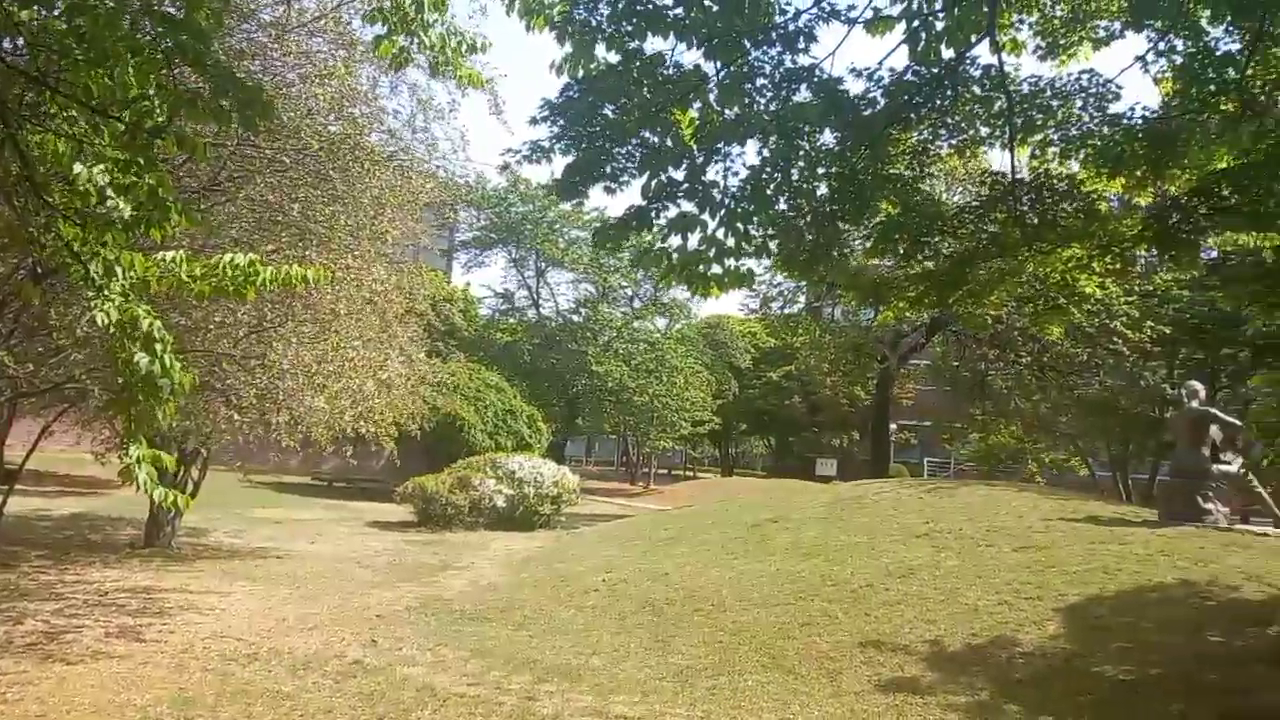
#> input picture frame 33 of 0519/dsCampus2.mp4, 1280 x 720 px, given in place of my.mp4, which was not available
$ python canny_final.py
#> lines starting #> are read from the running program, lines starting #| are printed output that depends on the picture
import cv2
import sys
import numpy as np

cap1 = cv2.VideoCapture("my.mp4")

if not cap1.isOpened():
    print('video open failed!')
    sys.exit()

# 비디오의 속성 값을 받아오기
# 정수 형태로 변환하기 위해 round를 사용
w = round(cap1.get(cv2.CAP_PROP_FRAME_WIDTH)) #프레임의 너비
h = round(cap1.get(cv2.CAP_PROP_FRAME_HEIGHT)) #프레임의 높이
frame_cnt1 = round(cap1.get(cv2.CAP_PROP_FRAME_COUNT)) #동영상 파일의 총 프레임 수


fps = cap1.get(cv2.CAP_PROP_FPS) #초당 프레임 수
delay = int(1000 / fps) # 1프레임과 다음 프레임 사이의 간격 설정

# 출력 동영상 객체 생성
fourcc = cv2.VideoWriter_fourcc(*'mp4v')
out = cv2.VideoWriter('canny_final.mp4', fourcc, fps, (w, h), isColor=False)

if out.isOpened() == False: raise Exception("동영상 파일 개방 안됨")

while True:
    check, frame = cap1.read()
#> frame is the input picture: shape (720, 1280, 3); mean B, G, R 87.7, 126.3, 127.8
    # 카메라에서 이미지 얻기. 비디오의 한 프레임씩 읽기,
    # 제대로 프레임을 읽으면 check값이 True 실패하면 False,
    # frame에는 읽은 프레임이 나옴
    if check:

        frame = cv2.GaussianBlur(frame, (5, 5), 0) # 노이즈 제거 - 얻어온 프레임에 대해 5x5 가우시안 필터 먼저 적용
        frame = cv2.Canny(frame, 50, 50)
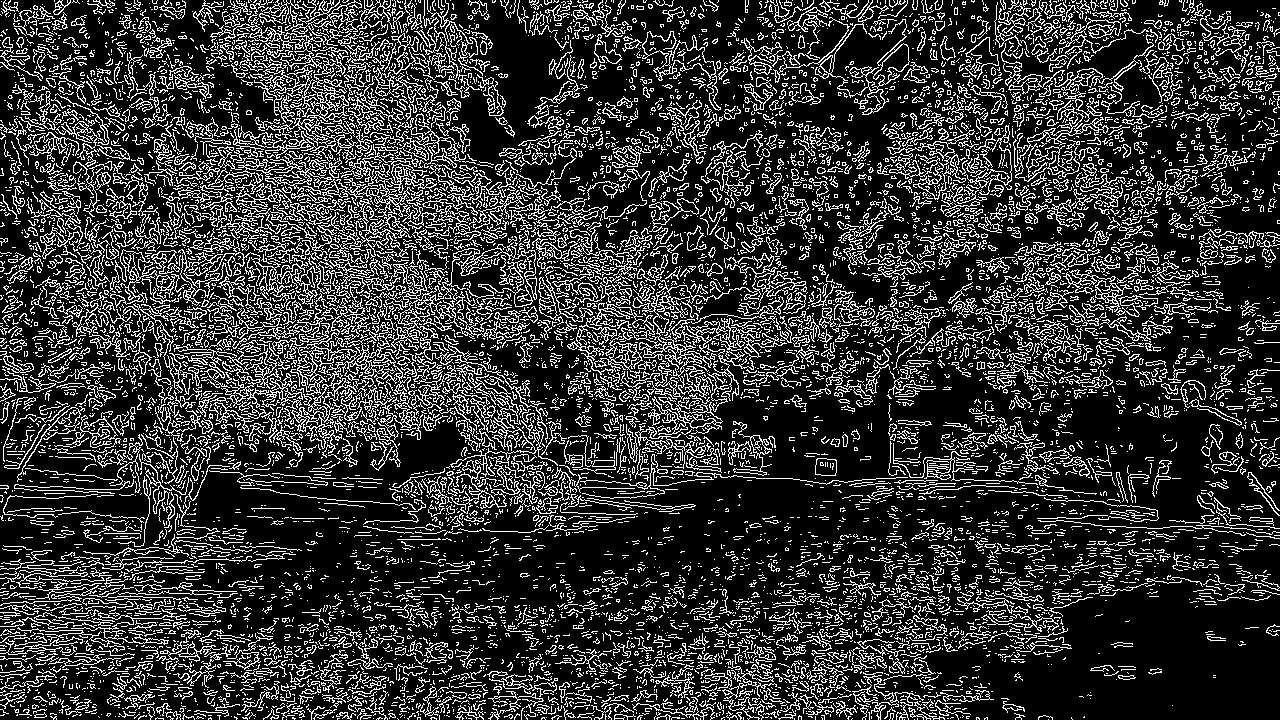
#> frame: shape (720, 1280); 20.7% white in thin lines or dots

        out.write(frame)
        cv2.imshow('canny_frame', frame)
        c = cv2.waitKey(1)
#> (key Esc is pressed here)
        if c & 0xFF == ord(' '):
            break

    else:
        break

cap1.release()
out.release()
cv2.destroyAllWindows()

$ run again, starting later in the video
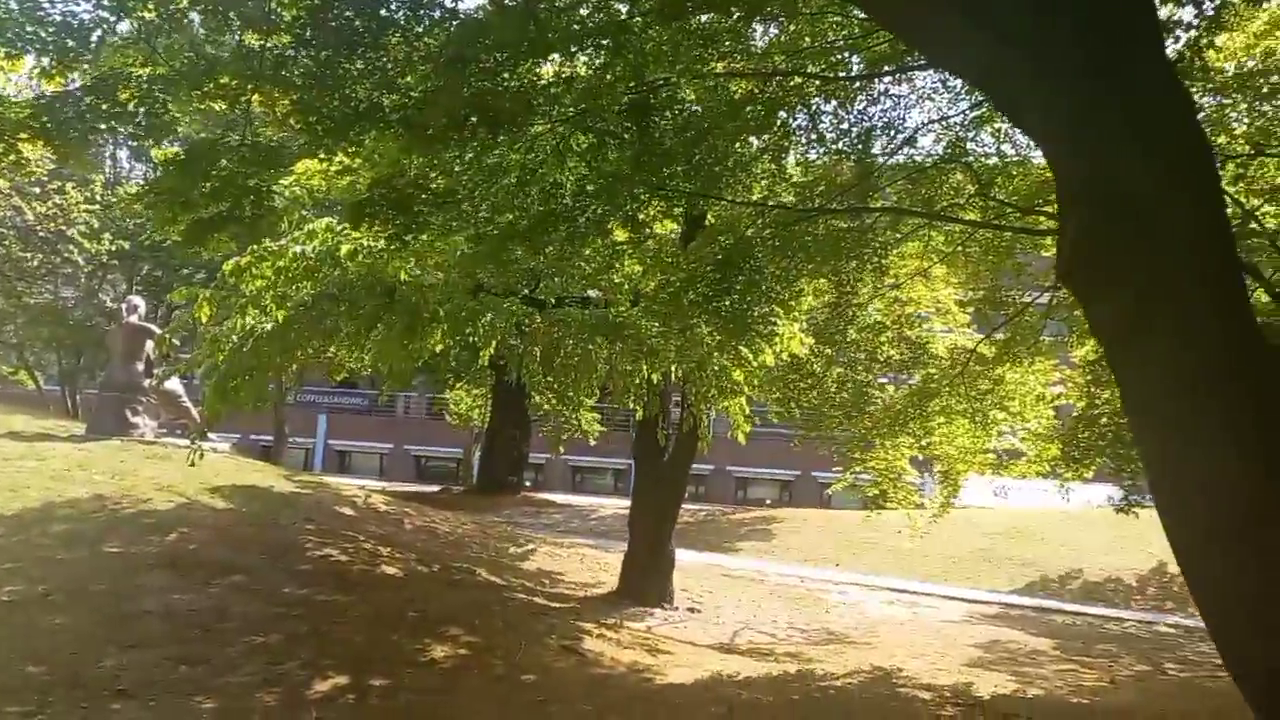
#> input picture frame 149 of 0519/dsCampus2.mp4, 1280 x 720 px, given in place of my.mp4, which was not available
#> frame is the input picture: shape (720, 1280, 3); mean B, G, R 59.7, 105.5, 107
#> `frame = cv2.Canny(frame, 50, 50)`:
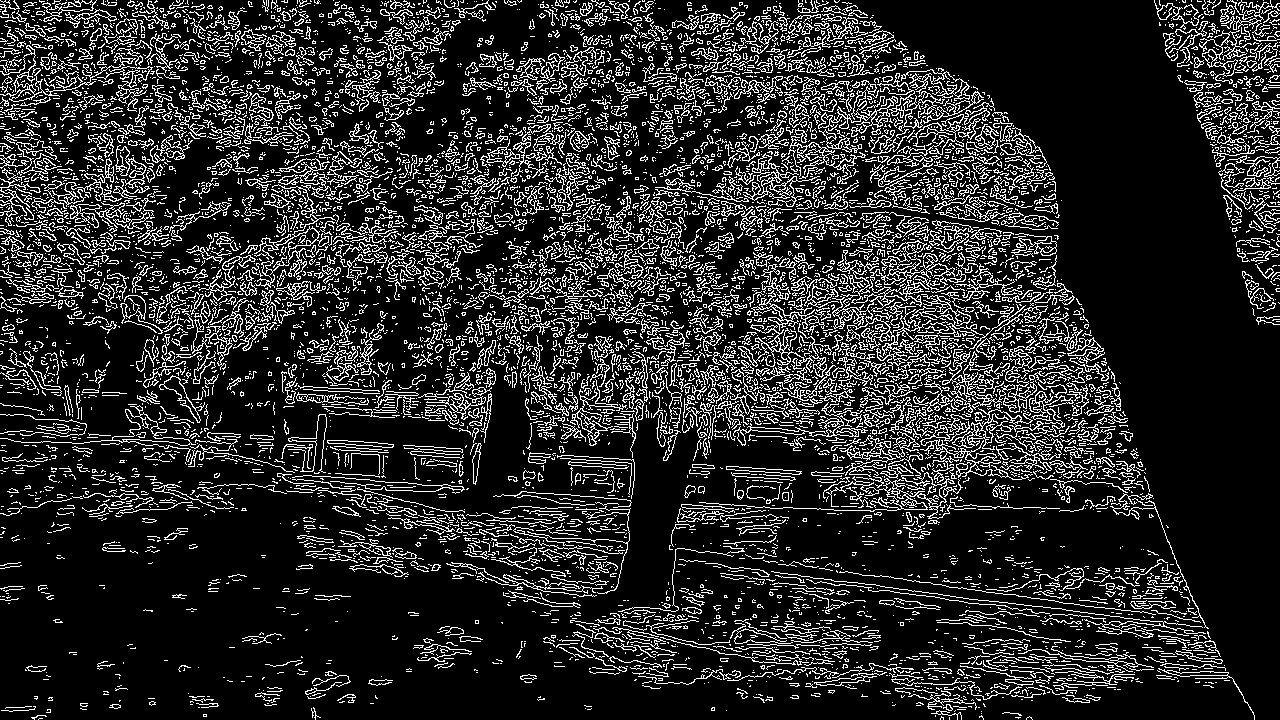
#> frame: shape (720, 1280); 16.2% white in thin lines or dots

$ run again, starting later in the video
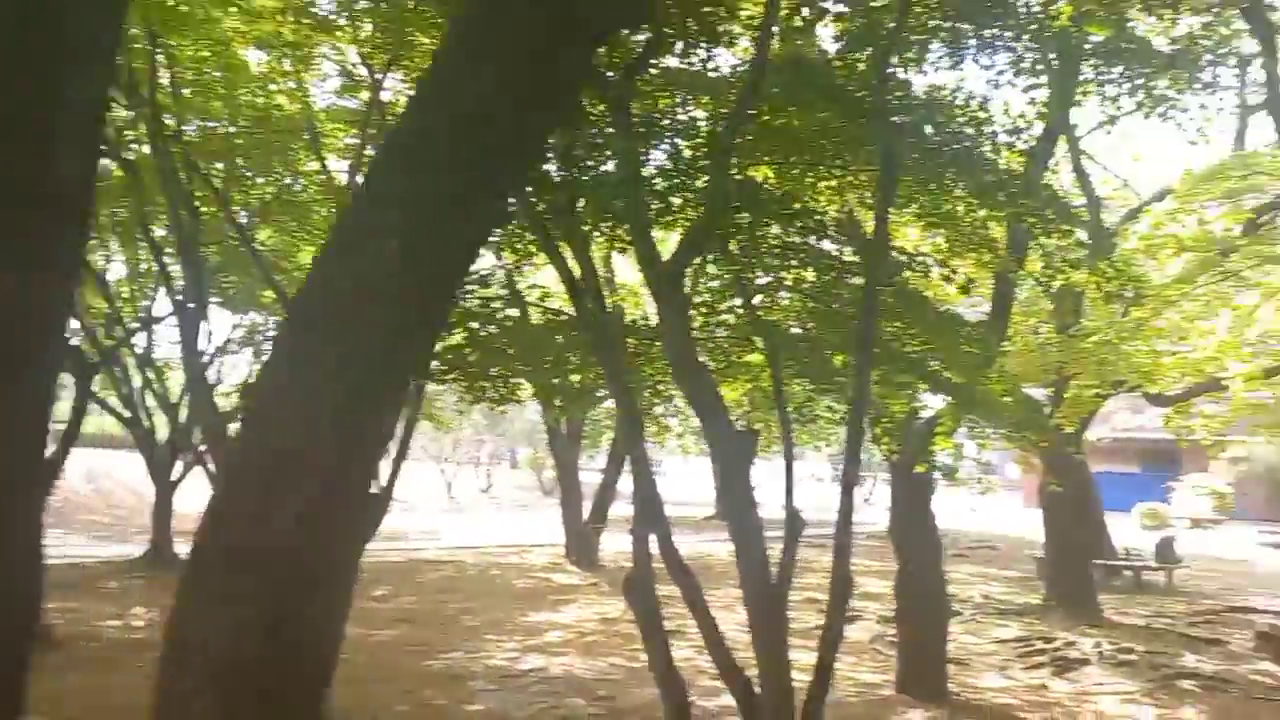
#> input picture frame 265 of 0519/dsCampus2.mp4, 1280 x 720 px, given in place of my.mp4, which was not available
#> frame is the input picture: shape (720, 1280, 3); mean B, G, R 98, 134.4, 136.3
#> `frame = cv2.Canny(frame, 50, 50)`:
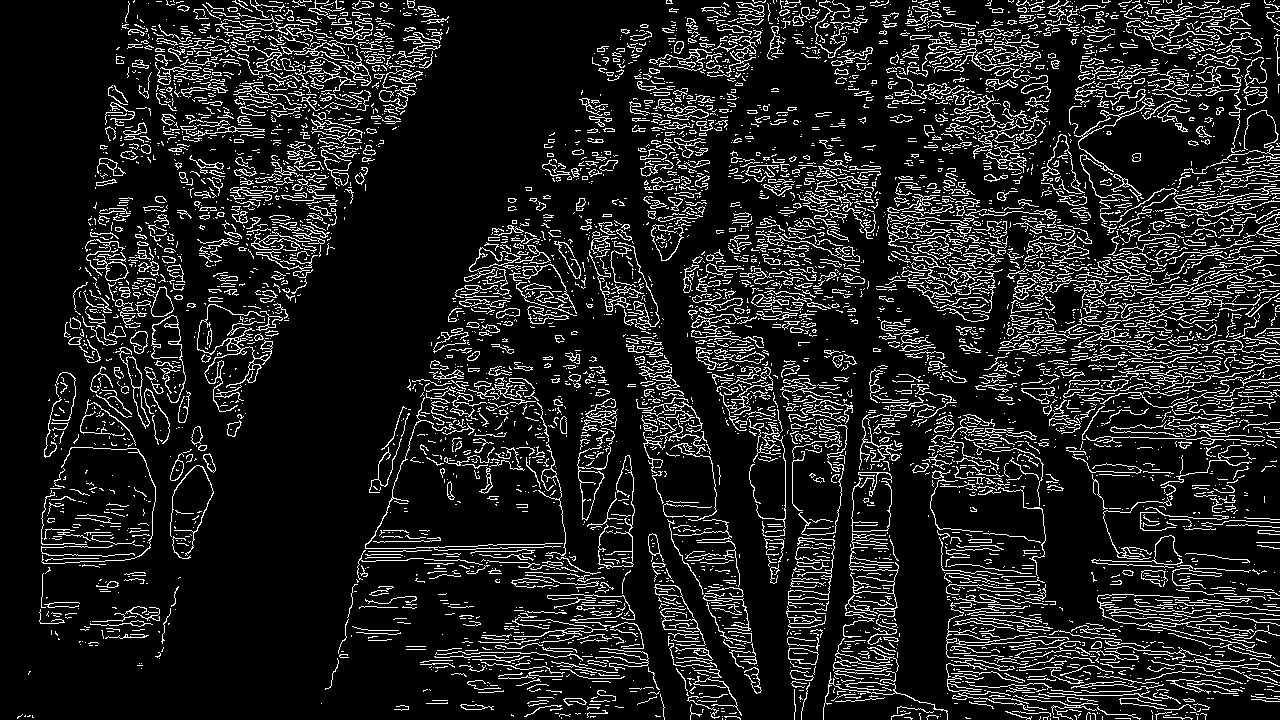
#> frame: shape (720, 1280); 12.5% white in thin lines or dots
